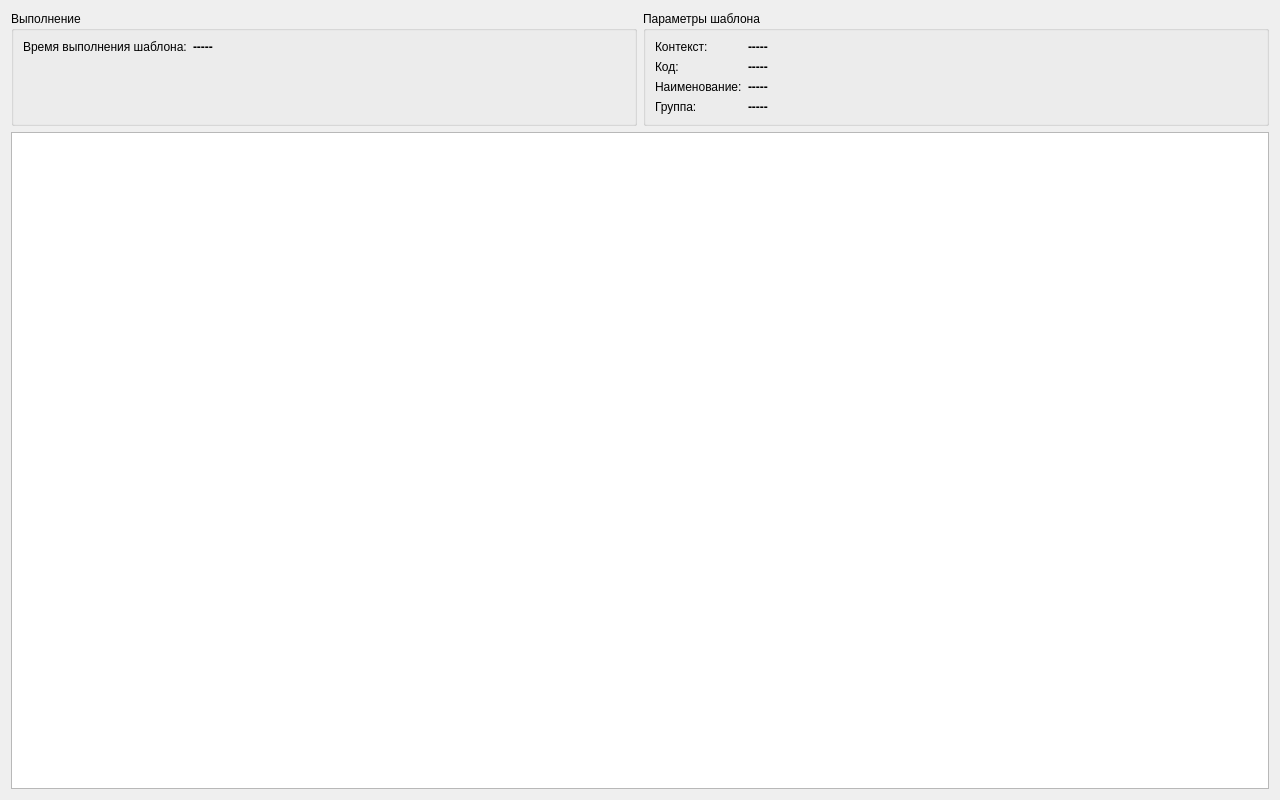
<?xml version="1.0" encoding="UTF-8"?>
<ui version="4.0">
 <class>PrintTemplateDebug</class>
 <widget class="QWidget" name="PrintTemplateDebug">
  <property name="geometry">
   <rect>
    <x>0</x>
    <y>0</y>
    <width>1280</width>
    <height>800</height>
   </rect>
  </property>
  <property name="windowTitle">
   <string>Информация</string>
  </property>
  <layout class="QVBoxLayout" name="verticalLayout" stretch="0,1">
   <item>
    <layout class="QHBoxLayout" name="horizontalLayout" stretch="0,0">
     <item>
      <widget class="QGroupBox" name="groupBox">
       <property name="title">
        <string>Выполнение</string>
       </property>
       <layout class="QFormLayout" name="formLayout_2">
        <property name="fieldGrowthPolicy">
         <enum>QFormLayout::AllNonFixedFieldsGrow</enum>
        </property>
        <item row="0" column="0">
         <widget class="QLabel" name="label_10">
          <property name="text">
           <string>Время выполнения шаблона:</string>
          </property>
         </widget>
        </item>
        <item row="0" column="1">
         <widget class="QLabel" name="lblTime">
          <property name="font">
           <font>
            <weight>75</weight>
            <bold>true</bold>
           </font>
          </property>
          <property name="text">
           <string>-----</string>
          </property>
          <property name="textInteractionFlags">
           <set>Qt::LinksAccessibleByMouse|Qt::TextSelectableByMouse</set>
          </property>
         </widget>
        </item>
       </layout>
      </widget>
     </item>
     <item>
      <widget class="QGroupBox" name="groupBox">
       <property name="title">
        <string>Параметры шаблона</string>
       </property>
       <layout class="QFormLayout" name="formLayout">
        <property name="fieldGrowthPolicy">
         <enum>QFormLayout::AllNonFixedFieldsGrow</enum>
        </property>
        <item row="0" column="0">
         <widget class="QLabel" name="label">
          <property name="text">
           <string>Контекст:</string>
          </property>
         </widget>
        </item>
        <item row="0" column="1">
         <widget class="QLabel" name="lblContext">
          <property name="font">
           <font>
            <weight>75</weight>
            <bold>true</bold>
           </font>
          </property>
          <property name="text">
           <string>-----</string>
          </property>
         </widget>
        </item>
        <item row="1" column="0">
         <widget class="QLabel" name="label_3">
          <property name="text">
           <string>Код:</string>
          </property>
         </widget>
        </item>
        <item row="1" column="1">
         <widget class="QLabel" name="lblCode">
          <property name="font">
           <font>
            <weight>75</weight>
            <bold>true</bold>
           </font>
          </property>
          <property name="text">
           <string>-----</string>
          </property>
         </widget>
        </item>
        <item row="2" column="0">
         <widget class="QLabel" name="label_4">
          <property name="text">
           <string>Наименование:</string>
          </property>
         </widget>
        </item>
        <item row="2" column="1">
         <widget class="QLabel" name="lblName">
          <property name="font">
           <font>
            <weight>75</weight>
            <bold>true</bold>
           </font>
          </property>
          <property name="text">
           <string>-----</string>
          </property>
         </widget>
        </item>
        <item row="3" column="0">
         <widget class="QLabel" name="label_5">
          <property name="text">
           <string>Группа:</string>
          </property>
         </widget>
        </item>
        <item row="3" column="1">
         <widget class="QLabel" name="lblGroup">
          <property name="font">
           <font>
            <weight>75</weight>
            <bold>true</bold>
           </font>
          </property>
          <property name="text">
           <string>-----</string>
          </property>
         </widget>
        </item>
       </layout>
      </widget>
     </item>
    </layout>
   </item>
   <item>
    <widget class="TemplateDataShowTableView" name="tvTemplateDataShow"/>
   </item>
  </layout>
 </widget>
 <customwidgets>
  <customwidget>
   <class>TemplateDataShowTableView</class>
   <extends>QTreeView</extends>
   <header>itnovPackages/treone/PrintDebug/TemplateDataShowTableView.h</header>
  </customwidget>
 </customwidgets>
 <resources/>
 <connections/>
</ui>
